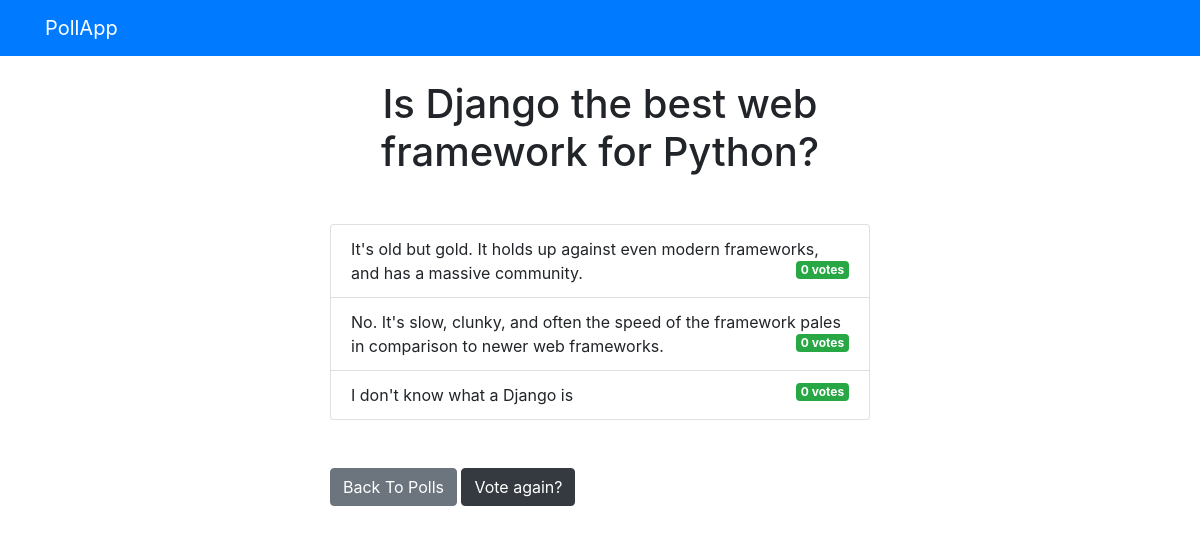
The app's page /polls/2/results/ with its own data.
### polls/models.py (models this page shows, shortened)
class Question(models.Model):
    question_text = models.CharField(max_length=200)
    pub_date = models.DateTimeField("date published")

class Choice(models.Model):
    question = models.ForeignKey(Question, on_delete=models.CASCADE)
    choice_text = models.CharField(max_length=200)
    votes = models.IntegerField(default=0,
                                validators=[
                                    MinValueValidator(0)
                                ])

### polls/views.py (the view)
# urls.py: path('<int:question_id>/results/', views.results, name='results'),
def results(request, question_id):
    question = get_object_or_404(Question, pk=question_id)
    return render(request, 'polls/results.html', {'question': question})

### templates/polls/results.html
{% extends 'base.html' %}
{% block content %}
<h1 class="mb-5 text-center">{{ question.question_text }}</h1>
<ul class="list-group mb-5">
	{% for choice in question.choice_set.all %}
	<li class="list-group-item">
		{{ choice.choice_text }}  <span class="badge badge-success float-right">{{ choice.votes }} vote{{ choice.votes | pluralize }}</span>
	</li>
	{% endfor %}
</ul>
<a class="btn btn-secondary" href="{% url 'polls:index' %}">Back To Polls</a>
<a class="btn btn-dark" href="{% url 'polls:detail' question.id %}">Vote again?</a>
{% endblock %}

### templates/base.html (shortened to what this page needs)
<!DOCTYPE html>
<html lang="en">
  <head>
    <link
      rel="stylesheet"
      href="https://stackpath.bootstrapcdn.com/bootstrap/4.3.1/css/bootstrap.min.css"
    />
  </head>
  <body>
    {% include 'partials/_navbar.html' %}
    <div class="container">
      <div class="row">
        <div class="col-md-6 m-auto">
          {% block content %}{% endblock %}
        </div>
      </div>
    </div>
  </body>
</html>

### templates/partials/_navbar.html
<nav class="navbar navbar-dark bg-primary mb-4">
  <div class="container">
    <a class="navbar-brand" href="/">PollApp</a>
  </div>
</nav>

### records on screen
Question: question_text "Is Django the best web framework for Python?"
Choice: choice_text "It's old but gold. It holds up against even modern frameworks, and has a massive community.", votes "0", votes|pluralize "s"
Choice: choice_text "No. It's slow, clunky, and often the speed of the framework pales in comparison to newer web frameworks.", votes "0", votes|pluralize "s"
Choice: choice_text "I don't know what a Django is", votes "0", votes|pluralize "s"
